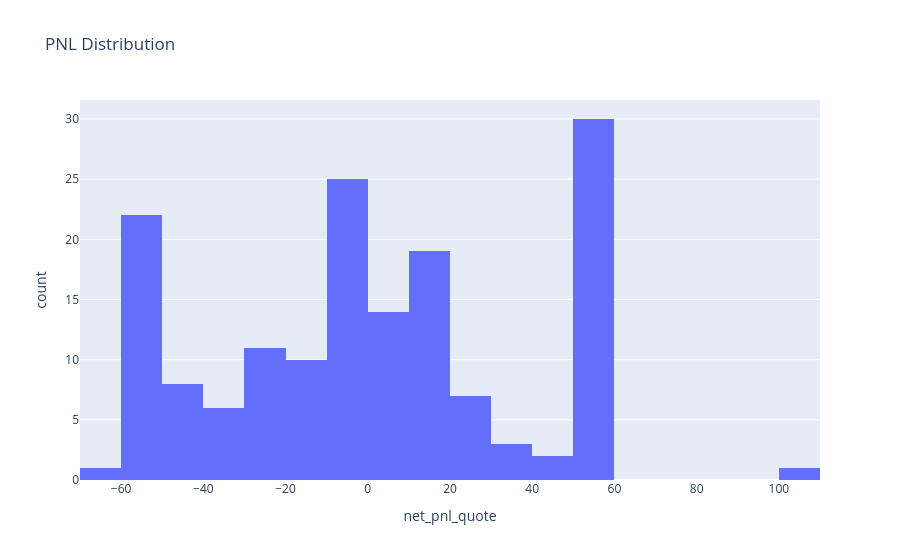

Here is the notebook cell this chart was saved with:
### Markdown cell above
### Histogram of PNL Distribution
The histogram displays the distribution of PNL values across all trades. It helps in understanding the frequency and range of profit and loss outcomes.

### Code cell
fig = px.histogram(executors_df, x='net_pnl_quote', title='PNL Distribution')
fig.show()

### Figure 1 — Plotly figure (JSON) as saved in the notebook; plotly's stock layout.template omitted (floating-point values rounded to 4 significant figures; data arrays with more than 128 entries replaced by an {"elided": "..."} marker saying what was removed)
{"data": [{"bingroup": "x", "hovertemplate": "net_pnl_quote=%{x}<br>count=%{y}<extra></extra>", "legendgroup": "", "marker": {"color": "#636efa", "pattern": {"shape": ""}}, "name": "", "orientation": "v", "showlegend": false, "type": "histogram", "x": {"elided": "159 float values"}, "xaxis": "x", "yaxis": "y"}], "layout": {"barmode": "relative", "legend": {"tracegroupgap": 0}, "title": {"text": "PNL Distribution"}, "xaxis": {"anchor": "y", "domain": [0, 1], "title": {"text": "net_pnl_quote"}}, "yaxis": {"anchor": "x", "domain": [0, 1], "title": {"text": "count"}}}}
